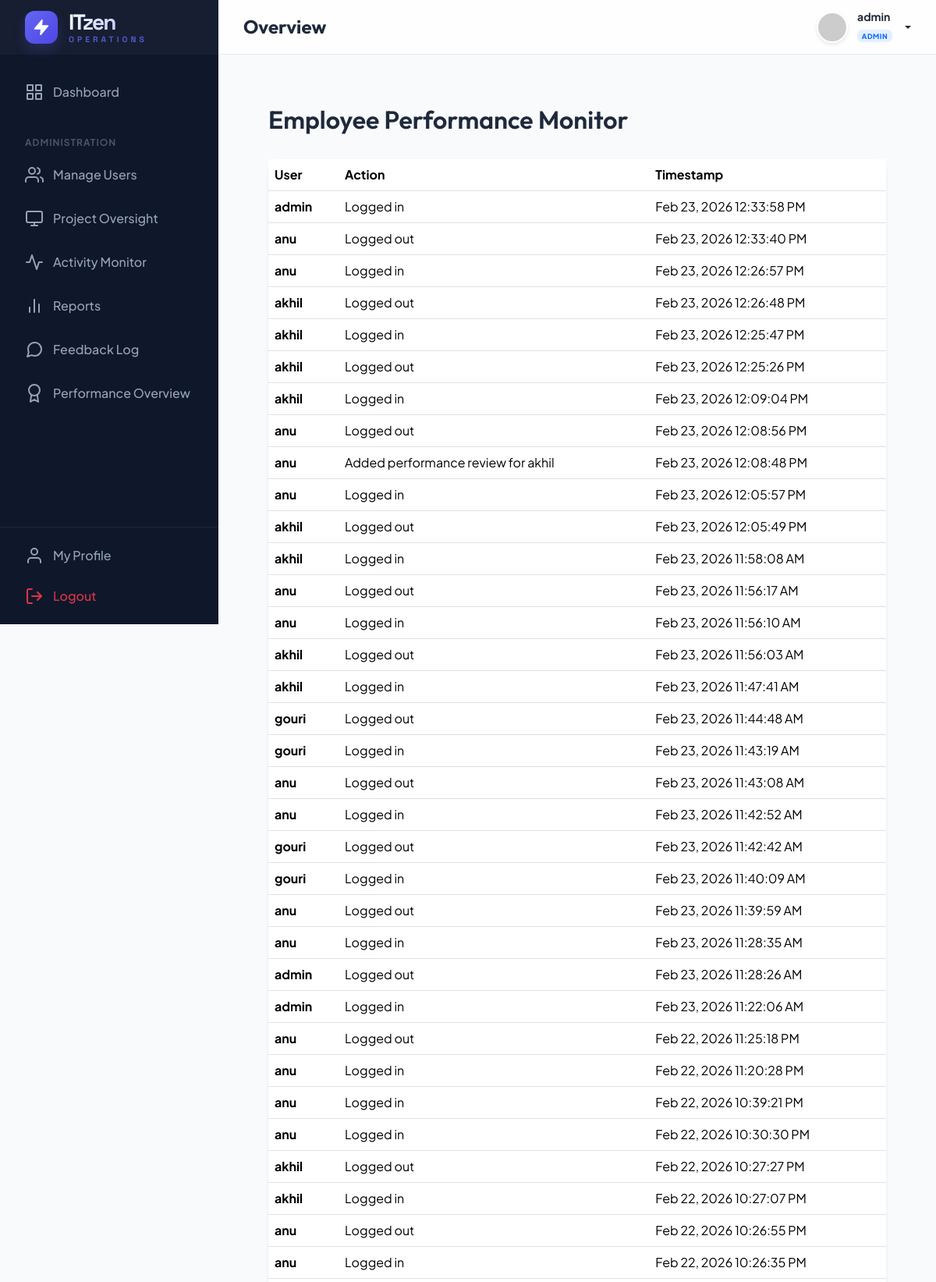
/company-admin/monitor/ (signed in, upper part), run on the app's committed database.
### management/models.py (models this page shows, shortened)
class CustomUser(AbstractUser):
    ROLE_CHOICES = (
        ('ADMIN', 'Admin'),
        ('HR', 'HR Manager'),
        ('EMPLOYEE', 'Employee'),
    )
    DEPT_CHOICES = (
        ('DEVELOPMENT', 'Software Development'),
        ('DESIGN', 'UI/UX Design'),
        ('QA', 'Quality Assurance'),
        ('HR', 'Human Resources'),
        ('MARKETING', 'Digital Marketing'),
        ('SALES', 'Sales & Business'),
        ('SUPPORT', 'IT Support & Security'),
    )
    LEVEL_CHOICES = (
        ('JUNIOR', 'Junior Level (Level 1)'),
        ('INTERMEDIATE', 'Intermediate (Level 2)'),
        ('SENIOR', 'Senior Level (Level 3)'),
        ('LEAD', 'Lead Level (Level 4)'),
        ('EXPERT', 'Expert Level (Level 5)'),
    )
    role = models.CharField(max_length=20, choices=ROLE_CHOICES, default='EMPLOYEE')
    phone = models.CharField(max_length=15, blank=True, null=True)
    profile_pic = models.ImageField(upload_to='profile_pics/', blank=True, null=True)
    department = models.CharField(max_length=50, choices=DEPT_CHOICES, blank=True, null=True)
    designation = models.CharField(max_length=100, blank=True, null=True)
    level = models.CharField(max_length=20, choices=LEVEL_CHOICES, default='JUNIOR')
    date_of_joining = models.DateField(blank=True, null=True)
    def is_admin(self):
        return self.role == 'ADMIN' or self.is_superuser
    def is_hr(self):
        return self.role == 'HR'
    def is_employee(self):
        return self.role == 'EMPLOYEE' and not self.is_superuser and not self.role == 'HR'

class SystemLog(models.Model):
    user = models.ForeignKey(CustomUser, on_delete=models.CASCADE)
    action = models.CharField(max_length=255)
    timestamp = models.DateTimeField(auto_now_add=True)
    ip_address = models.GenericIPAddressField(null=True, blank=True)

### management/views.py (the view)
# urls.py: path('company-admin/monitor/', views.admin_monitor, name='admin_monitor'),
@login_required
def admin_monitor(request):
    if not (request.user.is_admin() or request.user.is_hr()): return redirect('dashboard')
    logs = SystemLog.objects.all().order_by('-timestamp')[:50]
    return render(request, 'admin/monitor.html', {'logs': logs})

### templates/admin/monitor.html (shortened to what this page needs)
{% extends 'base.html' %}
{% block content %}
<div class="page-header px-4 py-4">
    <h2 class="page-title">Employee Performance Monitor</h2>
</div>
<div class="px-4">
    <div class="card border-0 shadow-sm">
        <div class="table-responsive">
            <table class="table table-hover mb-0">
                <thead class="bg-light">
                    <tr>
                        <th>User</th>
                        <th>Action</th>
                        <th>Timestamp</th>
                    </tr>
                </thead>
                <tbody>
                    {% for log in logs %}
                    <tr>
                        <td><strong>{{ log.user.username }}</strong></td>
                        <td>{{ log.action }}</td>
                        <td>{{ log.timestamp|date:"M d, Y h:i:s A" }}</td>
                    </tr>
                    {% empty %}
                    <tr>
                        <td colspan="3" class="text-center">No system activity logged yet.</td>
                    </tr>
                    {% endfor %}
                </tbody>
            </table>
        </div>
    </div>
</div>
{% endblock %}

### templates/base.html (shortened to what this page needs)
{% load static %}
<!DOCTYPE html>
<html lang="en">
<head>
    <link href="https://cdn.jsdelivr.net/npm/bootstrap@5.3.2/dist/css/bootstrap.min.css" rel="stylesheet">
</head>
<body>
    <aside class="sidebar" id="sidebar">
        <div class="sidebar-header">
            <a href="{% url 'dashboard' %}" class="sidebar-logo">
                <div class="logo-circle">
                    <i data-feather="zap" style="width: 22px; height: 22px; fill: #fff;"></i>
                </div>
                <div class="logo-text">
                    <span class="logo-main">ITzen</span>
                    <span class="logo-sub">Operations</span>
                </div>
            </a>
        </div>
        <nav class="sidebar-nav">
            <ul class="nav-list">
                <li class="nav-item">
                    <a href="{% url 'dashboard' %}"
                        class="nav-link {% if request.resolver_match.url_name == 'dashboard' %}active{% endif %}">
                        <i data-feather="grid"></i> Dashboard
                    </a>
                </li>
                {% if user.is_admin %}
                <li class="nav-caption">Administration</li>
                <li class="nav-item">
                    <a href="{% url 'manage_users' %}" class="nav-link">
                        <i data-feather="users"></i> Manage Users
                    </a>
                </li>
                <li class="nav-item">
                    <a href="{% url 'admin_project_status' %}" class="nav-link">
                        <i data-feather="monitor"></i> Project Oversight
                    </a>
                </li>
                <li class="nav-item">
                    <a href="{% url 'admin_monitor' %}" class="nav-link">
                        <i data-feather="activity"></i> Activity Monitor
                    </a>
                </li>
                <li class="nav-item">
                    <a href="{% url 'admin_reports' %}" class="nav-link">
                        <i data-feather="bar-chart-2"></i> Reports
                    </a>
                </li>
                <li class="nav-item">
                    <a href="{% url 'admin_feedback_view' %}" class="nav-link">
                        <i data-feather="message-circle"></i> Feedback Log
                    </a>
                </li>
                <li class="nav-item">
                    <a href="{% url 'admin_performance_overview' %}" class="nav-link">
                        <i data-feather="award"></i> Performance Overview
                    </a>
                </li>
                {% endif %}
            </ul>
        </nav>
        <div class="sidebar-footer">
            <a href="{% url 'employee_profile' %}" class="nav-link mb-1">
                <i data-feather="user"></i> My Profile
            </a>
            <a href="{% url 'logout' %}" class="nav-link text-danger">
                <i data-feather="log-out"></i> Logout
            </a>
        </div>
    </aside>
    <div class="main-wrapper">
        <header class="header">
            <div class="d-flex align-items-center">
                <h4 class="mb-0 fw-bold">{% block page_title %}Overview{% endblock %}</h4>
            </div>
            <div class="d-flex align-items-center gap-3">
                <div class="dropdown">
                    <a href="#" class="user-dropdown-toggle dropdown-toggle" data-bs-toggle="dropdown">
                        <img src="{% if user.profile_pic %}{{ user.profile_pic.url }}{% else %}https://ui-avatars.com/api/?name={{ user.username }}&background=6366f1&color=fff{% endif %}"
                            alt="user" class="avatar-img">
                        <div class="d-none d-md-block text-start">
                            <div class="small fw-bold lh-1 mb-1">{{ user.get_full_name|default:user.username }}</div>
                            <span class="badge bg-primary bg-opacity-10 text-primary border-0"
                                style="font-size: 9px; letter-spacing: 0.5px; text-transform: uppercase; font-weight: 800;">
                                {{ user.get_role_display|default:user.role }}
                            </span>
                        </div>
                    </a>
                </div>
            </div>
        </header>
        <main class="content-area">
            {% block content %}{% endblock %}
        </main>
    </div>
</body>
</html>

### templates/base.html (style rules this page uses)
:root { --primary: #6366f1; --primary-dark: #4f46e5; --secondary: #64748b; --accent: #f43f5e; --bg-body: #f8fafc; --bg-sidebar: #0f172a; --text-main: #1e293b; --glass-bg: rgba(255, 255, 255, 0.8); --sidebar-width: 280px; --header-height: 70px; --card-shadow: 0 10px 15px -3px rgba(0, 0, 0, 0.1), 0 4px 6px -2px rgba(0, 0, 0, 0.05); --transition: all 0.3s cubic-bezier(0.4, 0, 0.2, 1); }
body { font-family: 'Plus Jakarta Sans', sans-serif; background-color: var(--bg-body); color: var(--text-main); margin: 0; overflow-x: hidden; }
h1, h2, h3, h4, h5, h6 { font-family: 'Outfit', sans-serif; font-weight: 600; }
.sidebar { width: var(--sidebar-width); height: 100vh; background-color: var(--bg-sidebar); position: fixed; left: 0; top: 0; z-index: 1000; transition: var(--transition); color: #94a3b8; display: flex; flex-direction: column; }
.sidebar-nav { flex: 1; overflow-y: auto; overflow-x: hidden; scrollbar-width: thin; scrollbar-color: rgba(255, 255, 255, 0.08) transparent; }
.sidebar-footer { border-top: 1px solid rgba(255, 255, 255, 0.06); padding: 0.75rem 1rem; flex-shrink: 0; }
.sidebar-header { height: var(--header-height); display: flex; align-items: center; padding: 0 2rem; background: rgba(255, 255, 255, 0.03); }
.sidebar-logo { color: #fff; font-family: 'Space Grotesk', sans-serif; font-size: 1.75rem; font-weight: 800; text-decoration: none; display: flex; align-items: center; gap: 14px; transition: var(--transition); }
.logo-text { display: flex; flex-direction: column; line-height: 1; }
.logo-main { letter-spacing: -2px; background: linear-gradient(135deg, #fff 0%, #a5b4fc 100%); -webkit-background-clip: text; background-clip: text; -webkit-text-fill-color: transparent; }
.logo-sub { font-size: 0.65rem; text-transform: uppercase; letter-spacing: 4px; color: var(--primary); font-weight: 700; margin-top: 4px; opacity: 0.8; }
.logo-circle { width: 42px; height: 42px; background: linear-gradient(135deg, var(--primary) 0%, var(--primary-dark) 100%); border-radius: 12px; display: flex; align-items: center; justify-content: center; position: relative; box-shadow: 0 8px 16px rgba(99, 102, 241, 0.2); overflow: hidden; }
.logo-circle::after { content: ''; position: absolute; inset: 0; background: linear-gradient(45deg, transparent, rgba(255, 255, 255, 0.2), transparent); transform: translateX(-100%); transition: 0.5s; }
.nav-list { list-style: none; padding: 1.5rem 1rem; margin: 0; }
.nav-item { margin-bottom: 0.5rem; }
.nav-link { display: flex; align-items: center; padding: 0.75rem 1rem; color: #94a3b8; text-decoration: none; border-radius: 12px; transition: var(--transition); gap: 12px; font-weight: 500; }
.nav-caption { font-size: 0.75rem; text-transform: uppercase; letter-spacing: 1px; font-weight: 700; color: #475569; padding: 1.5rem 1rem 0.5rem; }
.main-wrapper { margin-left: var(--sidebar-width); min-height: 100vh; transition: var(--transition); }
.header { height: var(--header-height); background: var(--glass-bg); backdrop-filter: blur(10px); border-bottom: 1px solid rgba(226, 232, 240, 0.8); position: sticky; top: 0; z-index: 999; display: flex; align-items: center; justify-content: space-between; padding: 0 2rem; }
.content-area { padding: 2.5rem; }
.card { background: #fff; border: none; border-radius: 16px; box-shadow: var(--card-shadow); transition: var(--transition); }
.user-dropdown-toggle { display: flex; align-items: center; gap: 12px; text-decoration: none; color: var(--text-main); font-weight: 600; }
.avatar-img { width: 40px; height: 40px; border-radius: 50%; object-fit: cover; border: 2px solid #fff; box-shadow: 0 2px 4px rgba(0, 0, 0, 0.1); }

### data on the page
CustomUser: get_full_name "admin", role "ADMIN"
SystemLog: user.username "admin", action "Logged in", timestamp "Feb 23, 2026 12:33:58 PM"
SystemLog: user.username "anu", action "Logged out", timestamp "Feb 23, 2026 12:33:40 PM"
SystemLog: user.username "anu", action "Logged in", timestamp "Feb 23, 2026 12:26:57 PM"
SystemLog: user.username "akhil", action "Logged out", timestamp "Feb 23, 2026 12:26:48 PM"
SystemLog: user.username "akhil", action "Logged in", timestamp "Feb 23, 2026 12:25:47 PM"
SystemLog: user.username "akhil", action "Logged out", timestamp "Feb 23, 2026 12:25:26 PM"
SystemLog: user.username "akhil", action "Logged in", timestamp "Feb 23, 2026 12:09:04 PM"
SystemLog: user.username "anu", action "Logged out", timestamp "Feb 23, 2026 12:08:56 PM"
SystemLog: user.username "anu", action "Added performance review for akhil", timestamp "Feb 23, 2026 12:08:48 PM"
SystemLog: user.username "anu", action "Logged in", timestamp "Feb 23, 2026 12:05:57 PM"
SystemLog: user.username "akhil", action "Logged out", timestamp "Feb 23, 2026 12:05:49 PM"
SystemLog: user.username "akhil", action "Logged in", timestamp "Feb 23, 2026 11:58:08 AM"
SystemLog: user.username "anu", action "Logged out", timestamp "Feb 23, 2026 11:56:17 AM"
SystemLog: user.username "anu", action "Logged in", timestamp "Feb 23, 2026 11:56:10 AM"
SystemLog: user.username "akhil", action "Logged out", timestamp "Feb 23, 2026 11:56:03 AM"
SystemLog: user.username "akhil", action "Logged in", timestamp "Feb 23, 2026 11:47:41 AM"
SystemLog: user.username "gouri", action "Logged out", timestamp "Feb 23, 2026 11:44:48 AM"
SystemLog: user.username "gouri", action "Logged in", timestamp "Feb 23, 2026 11:43:19 AM"
SystemLog: user.username "anu", action "Logged out", timestamp "Feb 23, 2026 11:43:08 AM"
SystemLog: user.username "anu", action "Logged in", timestamp "Feb 23, 2026 11:42:52 AM"
SystemLog: user.username "gouri", action "Logged out", timestamp "Feb 23, 2026 11:42:42 AM"
SystemLog: user.username "gouri", action "Logged in", timestamp "Feb 23, 2026 11:40:09 AM"
SystemLog: user.username "anu", action "Logged out", timestamp "Feb 23, 2026 11:39:59 AM"
SystemLog: user.username "anu", action "Logged in", timestamp "Feb 23, 2026 11:28:35 AM"
SystemLog: user.username "admin", action "Logged out", timestamp "Feb 23, 2026 11:28:26 AM"
SystemLog: user.username "admin", action "Logged in", timestamp "Feb 23, 2026 11:22:06 AM"
SystemLog: user.username "anu", action "Logged out", timestamp "Feb 22, 2026 11:25:18 PM"
SystemLog: user.username "anu", action "Logged in", timestamp "Feb 22, 2026 11:20:28 PM"
SystemLog: user.username "anu", action "Logged in", timestamp "Feb 22, 2026 10:39:21 PM"
SystemLog: user.username "anu", action "Logged in", timestamp "Feb 22, 2026 10:30:30 PM"
SystemLog: user.username "akhil", action "Logged out", timestamp "Feb 22, 2026 10:27:27 PM"
SystemLog: user.username "akhil", action "Logged in", timestamp "Feb 22, 2026 10:27:07 PM"
SystemLog: user.username "anu", action "Logged out", timestamp "Feb 22, 2026 10:26:55 PM"
SystemLog: user.username "anu", action "Logged in", timestamp "Feb 22, 2026 10:26:35 PM"
